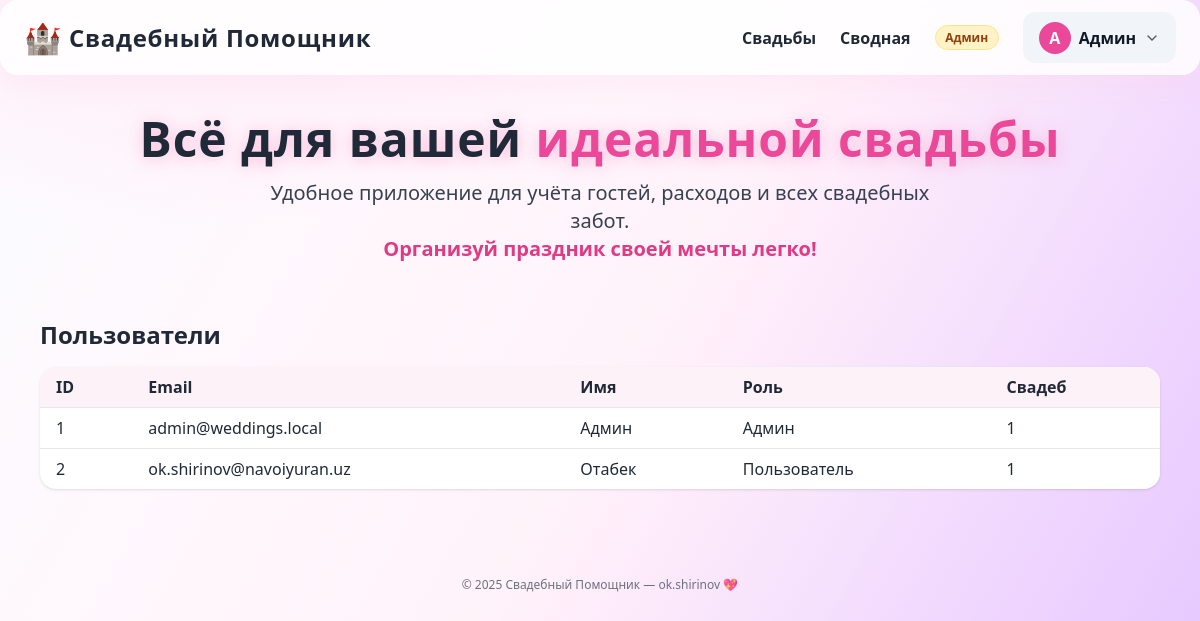
The app's page /admin/users (signed in) with its own data.
### models.py (models this page shows, shortened)
class User(db.Model, UserMixin):
    id = Column(Integer, primary_key=True)
    email = Column(String(255), unique=True, nullable=False, index=True)
    name = Column(String(120))
    password_hash = Column(String(255), nullable=False)
    is_admin = Column(Boolean, default=False)
    weddings = relationship('Wedding', back_populates='user', cascade="all, delete-orphan")

### admin.py (the view)
@admin_bp.route('/users')
@login_required
@admin_required
def users():
    rows = (
        User.query
        .order_by(User.id.asc())
        .all()
    )
    return render_template('admin_users.html', users=rows)

### admin.py (called while the page is built)
def admin_required(f):
    @wraps(f)
    def wrap(*args, **kwargs):
        if not current_user.is_authenticated or not getattr(current_user, 'is_admin', False):
            abort(403)
        return f(*args, **kwargs)
    return wrap

### app.py (called while the page is built)
@login_manager.user_loader
def load_user(uid: str):
    try:
        return User.query.get(int(uid))
    except Exception:
        return None

### templates/admin_users.html (shortened to what this page needs)
{% extends 'base.html' %}
{% block content %}
<h2 class="text-2xl font-bold mb-4">Пользователи</h2>
<div class="bg-white rounded-2xl shadow overflow-x-auto">
  <table class="min-w-full">
    <thead class="bg-pink-50">
      <tr>
        <th class="px-4 py-2 text-left">ID</th>
        <th class="px-4 py-2 text-left">Email</th>
        <th class="px-4 py-2 text-left">Имя</th>
        <th class="px-4 py-2 text-left">Роль</th>
        <th class="px-4 py-2 text-left">Свадеб</th>
      </tr>
    </thead>
    <tbody>
      {% for u in users %}
      <tr class="border-t">
        <td class="px-4 py-2">{{ u.id }}</td>
        <td class="px-4 py-2">{{ u.email }}</td>
        <td class="px-4 py-2">{{ u.name or '—' }}</td>
        <td class="px-4 py-2">{{ 'Админ' if u.is_admin else 'Пользователь' }}</td>
        <td class="px-4 py-2">{{ u.weddings|length }}</td>
      </tr>
      {% endfor %}
    </tbody>
  </table>
</div>
{% endblock %}

### templates/base.html (shortened to what this page needs)
<!DOCTYPE html>
<html lang="ru">
<head>
  <script src="https://cdn.tailwindcss.com"></script>
</head>
<body class="min-h-screen text-gray-800 overflow-x-hidden">
  <div class="bg-decor" aria-hidden="true"></div>
  <nav class="glass sticky top-0 z-30 px-3 sm:px-6 py-3">
    <div class="max-w-6xl mx-auto flex items-center justify-between">
      <div class="flex items-center gap-2">
        <span class="text-2xl sm:text-3xl">🏰</span>
        <a href="{{ url_for('index') }}"
           class="font-black text-lg sm:text-2xl tracking-tight hover:text-pink-600 transition"
           style="letter-spacing:.03em; text-decoration:none;">
          Свадебный Помощник
        </a>
      </div>
      <div class="hidden md:flex items-center gap-6">
        <a href="{{ url_for('index') }}" class="font-semibold hover:text-pink-600 transition">Свадьбы</a>
        <a href="{{ url_for('svodnaya_bp.svodnaya') }}" class="font-semibold hover:text-indigo-600 transition">Сводная</a>
        {% if current_user.is_authenticated %}
          {% if current_user.is_admin %}
            <a href="{{ url_for('admin.users') }}"
               class="chip bg-amber-100 text-amber-800 border border-amber-200"
               title="Админ-панель">Админ</a>
          {% endif %}
          <div x-data="{open:false}" class="relative">
            <button @click="open=!open" class="btn btn-soft">
              <span class="inline-flex items-center justify-center w-8 h-8 rounded-full bg-pink-500 text-white font-black">
                {{ (current_user.name or current_user.email)[:1] | upper }}
              </span>
              <span class="hidden sm:block font-semibold">{{ current_user.name or current_user.email }}</span>
              <svg class="w-4 h-4 opacity-70" fill="none" stroke="currentColor" viewBox="0 0 24 24"><path stroke-linecap="round" stroke-width="2" d="M6 9l6 6 6-6"/></svg>
            </button>
          </div>
        {% else %}
          <a href="{{ url_for('auth.login') }}" class="btn btn-soft">Войти</a>
          <a href="{{ url_for('auth.register') }}" class="btn btn-primary">Регистрация</a>
        {% endif %}
      </div>
    </div>
  </nav>
  {% if show_hero is not defined or show_hero %}
    <header class="relative z-10 flex flex-col items-center justify-center pt-6 sm:pt-10 pb-4 sm:pb-6 text-center">
      <h1 class="hero-title text-3xl sm:text-5xl font-black tracking-tight mb-2 wedding-title-glow"
          style="letter-spacing:.02em;">
        Всё для вашей <span class="text-pink-500">идеальной свадьбы</span>
      </h1>
      <div class="mt-2 text-base sm:text-xl text-gray-700 max-w-2xl">
        Удобное приложение для учёта гостей, расходов и всех свадебных забот.<br/>
        <span class="font-semibold text-pink-600/90">Организуй праздник своей мечты легко!</span>
      </div>
    </header>
  {% endif %}
  <main class="relative z-10 max-w-6xl mx-auto px-3 sm:px-4 py-4 sm:py-8">
    {% block content %}{% endblock %}
  </main>
  <footer class="relative z-10 mt-8 text-center text-gray-500 text-xs py-6 select-none">
    &copy; {{ 2025 }} Свадебный Помощник — ok.shirinov <span class="text-pink-400">💖</span>
  </footer>
</body>
</html>

### templates/base.html (style rules this page uses)
html { font-family: 'Inter', sans-serif; }
.glass { background:rgba(255,255,255,.84);box-shadow:0 6px 32px 0 #fbcfe855;backdrop-filter:blur(16px);border-radius:18px }
.btn { display:inline-flex;align-items:center;gap:.5rem;border-radius:12px;padding:.6rem 1rem;font-weight:700 }
.btn-soft { background:#f1f5f9;color:#111827 }
.chip { display:inline-block;border-radius:999px;padding:.15rem .6rem;font-size:.75rem;font-weight:700 }
.wedding-title-glow { text-shadow:0 2px 16px #f9a8d4bb,0 1px 0 #fff }
.bg-decor { position:fixed;inset:0;z-index:1;pointer-events:none;overflow:hidden; isolation:isolate; }

### records on screen
User: name "А", name "Админ", id "1", email "admin@weddings.local", is_admin "Админ", weddings|length "1"
User: id "2", email "ok.shirinov@navoiyuran.uz", name "Отабек", is_admin "Пользователь", weddings|length "1"

### other values on screen
{{ 2025 }} "2025"
